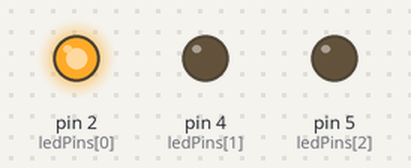
The sketch below on a simulated Arduino Uno, built with avr-gcc and run on an emulated ATmega328P. On the bench: output pins drawn as LEDs (lit = HIGH).

Above: at 0.2 s.
At 0.9 s:
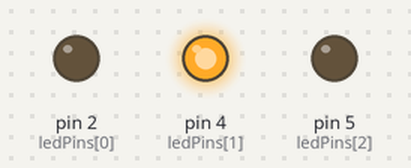
At 2.0 s:
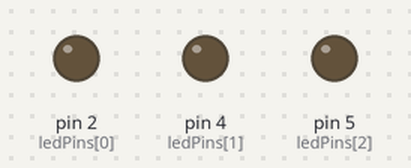
At 3.7 s:
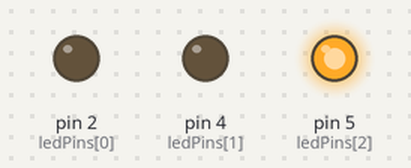
Timing chart, 0 to 4.8 s (numbered marks = the images above):
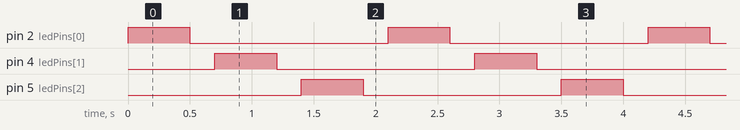

Measured:
- by itself, pin 2 (ledPins[0]), pin 4 (ledPins[1]), pin 5 (ledPins[2]): alternates HIGH for 0.50 s and LOW for 1.6 s
- by itself, everything shown: repeats every 2.1 s, in 6 steps

The sketch:

lab6.4.ino
```cpp
int ledPins[3] = {2, 4, 5};
void setup() {
  for (int i = 0; i < 3; i++) {
    pinMode(ledPins[i], OUTPUT);
  }
}

void loop() {
  for (int i = 0; i < 3; i++) {
    digitalWrite(ledPins[i], HIGH);
    delay(500);
    digitalWrite(ledPins[i], LOW);
    delay(200);
  }
}
```
